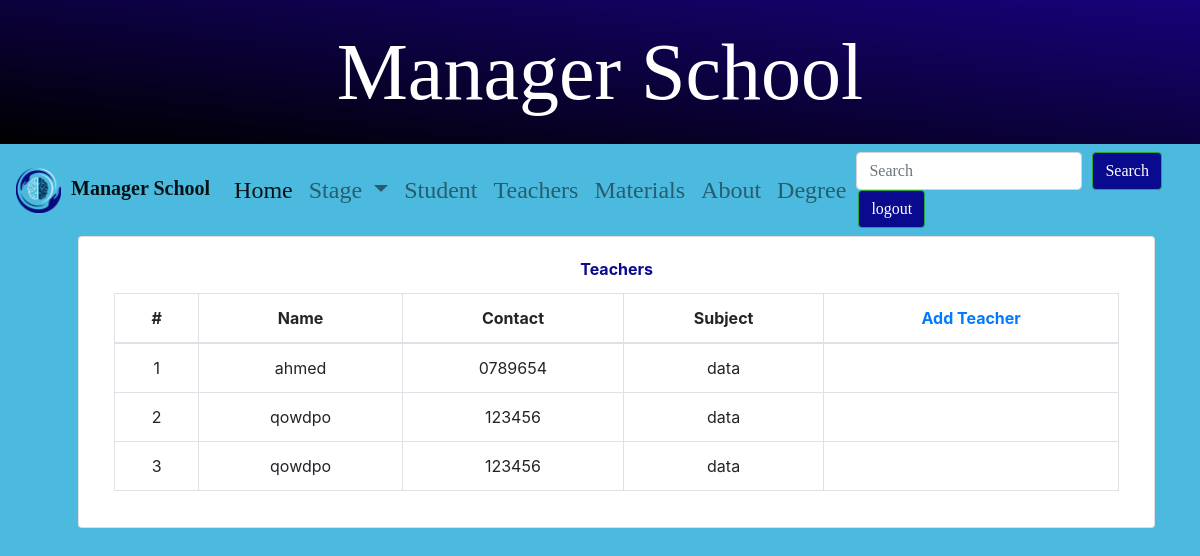
The app's page /index.php?page=teachers (signed in), older data.
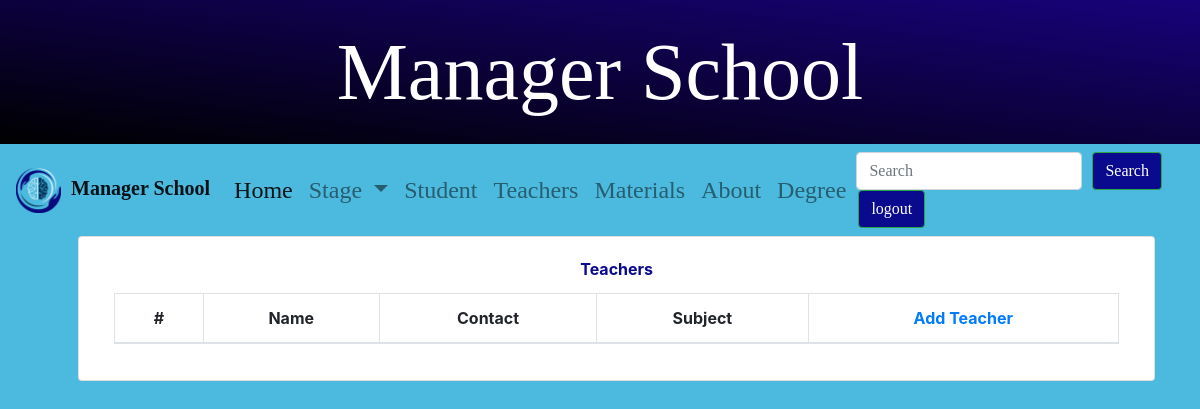
The same page, newer data.
### tables this page shows
CREATE TABLE `teachers` (
  `id` int(11) NOT NULL,
  `name` varchar(255) NOT NULL,
  `contact` varchar(255) NOT NULL,
  `subject_id` int(11) NOT NULL,
  `user_id` int(11) NOT NULL
);

CREATE TABLE `subjects` (
  `id` int(11) NOT NULL,
  `subject` varchar(255) NOT NULL,
  `stage_id` int(11) NOT NULL
);

### config/app.inc.php (called while the page is built, shortened)
<?php
class App{
    private $path;
    function __construct()
    {
        $this->path=getcwd();
    }
    function joinPath($path,$name){
        return $path.DIRECTORY_SEPARATOR.trim($name,DIRECTORY_SEPARATOR);
    }
    function getViewsPath(){
        return $this->joinPath($this->path,"views");
    }
    function getViewPath($view){
        return $this->getViewsPath().DIRECTORY_SEPARATOR.$view.".phtml";
    }
}
if(!isset($app)){
    $app = new App();
}

### db/connection.inc.php (called while the page is built, shortened)
<?php
class DB
{
    protected function connection()
    {
        require(getcwd() . "./config/config.inc.php");
        $db = mysqli_connect($config["db_host"], $config["db_username"], $config["db_password"], $config["db_name"], $config["db_port"]);
        return $db;
    }
    function query($query)
    {
        $connection = $this->connection();
        $query = mysqli_query($connection, $query);
        print_r(mysqli_error($connection));
        return  mysqli_fetch_all($query, MYSQLI_ASSOC);
    }
}

### db/teachers.inc.php (called while the page is built, shortened)
<?php
require_once(getcwd() . DIRECTORY_SEPARATOR . "db" . DIRECTORY_SEPARATOR . "connection.inc.php");
class Teachers extends DB
{
    function getTeachers(){
        return $this->query("select t.* ,s.subject from teachers t join subjects s on t.subject_id = s.id");
    }
}

### controllers/teachers.php (called while the page is built, shortened)
<?php
require(getcwd() . DIRECTORY_SEPARATOR . "db" . DIRECTORY_SEPARATOR . "teachers.inc.php");
$method = $_SERVER["REQUEST_METHOD"];
function get($data){
    $teachers = new Teachers;
    $GLOBALS['rows'] = $teachers->getTeachers();
}
switch ($method) {
    case "GET":
        get($_GET);
        break;
}

### views/teachers.phtml (the view, shortened to what this page needs)
<?php include($app->getComponentPath("header")); ?>
<section>
    <div class="container">
    <div class="card">
            <div class="card-body">
                <div class="card-title">Teachers</div>
                <div class="container">
                    <table class="table table-bordered">
                        <thead>
                            <tr>
                                <th>#</th>
                                <th>Name</th>
                                <th>Contact</th>
                                <th>Subject</th>
                                <th>
                                    <a href="?page=add_teacher">Add Teacher</a>
                                </th>
                            </tr>
                        </thead>
                        <tbody>
                            <?php
                            foreach ($rows as $k => $v) {
                                echo "<tr>";
                                echo "<td>" . intval($k + 1)  . "</td>";
                                echo "<td>" . $v['name']  . "</td>";
                                echo "<td>" . $v['contact']  . "</td>";
                                echo "<td>" . $v['subject']  . "</td>";
                                echo "<td></td>";
                                echo "</tr>";
                            }
                            ?>
                        </tbody>
                    </table>
                </div>
            </div>
        </div>
    </div>
</section>
</body>
</html>

### index.php (shortened to what this page needs)
<?php
require("./config/app.inc.php");
function isLogin()
{
    return isset($_SESSION) && isset($_SESSION['user_id']);
}
function hasRol($role)
{
    return isset($_SESSION) && isset($_SESSION['role']) && ($_SESSION['role']  == $role);
}
try {
    if (isset($_GET["page"])) {
        $page = $_GET["page"];
        $controller = $app->getControllerPath($page);
        $view = $app->getViewPath($page);
        if (file_exists($controller)) {
            include($controller);
        }
        if (file_exists($view)) {
            include($view);
        }
    } else {
        header("location: ?page=home");
    }
} catch (Exception $e) {
    switch($e->getCode()){
        case 401:
            header("location: ?page=login&code=401&username=" . $_POST['username']);
        break;
        case 403:
            header("location: ?page=login&code=403");
        break;
        default :
        throw $e;
    }
}

### components/header.inc.php (shortened to what this page needs)
<!doctype html>
<html lang="en">
<head>
  <link rel="stylesheet" href="./assets/css/bootstrap.min.css">
<link rel="stylesheet" href="./assets/css/mystyle.css">
<link rel="stylesheet" href="./assets/css/fontawesome.min.css">
</head>
<body>
  <header>
    <h1 class="header">
      Manager School
    </h1>
  </header>
  <?php include($app->getComponentPath("nav")); ?>

### components/nav.inc.php (shortened to what this page needs)
<nav class="navbar navbar-expand-lg navbar-light  navbar navbar-light" style="background-color: rgb(76, 186, 223);">
  <a class="navbar-brand" href="?page=home"><img src="assets/img/sha.png" style="width: 45px; height: 45px; margin-right: 10px;">Manager School</a>
  <div class="collapse navbar-collapse" id="navbarSupportedContent">
    <ul class="navbar-nav mr-auto">
      <li class="nav-item active">
        <a class="nav-link" href="?page=home">Home <span class="sr-only">(current)</span></a>
      </li>
      <li class="nav-item dropdown">
        <a class="nav-link dropdown-toggle" href="#" id="navbarDropdown" role="button" data-toggle="dropdown" aria-haspopup="true" aria-expanded="false">
          Stage
        </a>
      </li>
      <?= isLogin() && hasRol("admin")?'<li class="nav-item"><a class="nav-link" href="?page=students">Student</a></li>':''?>
      <?= isLogin() && hasRol("admin")?'<li class="nav-item"><a class="nav-link" href="?page=teachers">Teachers</a></li>':''?>
      <?= isLogin() && hasRol("admin")?'<li class="nav-item"><a class="nav-link" href="?page=materials">Materials</a></li>':''?>
      <li class="nav-item">
        <a class="nav-link" href="#">About</a>
      </li>
      <li class="nav-item">
        <a class="nav-link" href="#">Degree</a>
      </li>
    </ul>
    <form class="form-inline my-2 my-lg-0">
      <input class="form-control mr-sm-2" type="search" placeholder="Search" aria-label="Search">
      <button class="btn btn-outline-success my-2 my-sm-0" type="submit">Search</button>
      <?= isLogin()?'<a href="?page=logout" class="btn btn-outline-success my-2 my-sm-0" type="submit">logout</a>':''?>
    </form>
  </div>
</nav>

### assets/css/mystyle.css (style rules this page uses)
body { background-color: rgb(76, 186, 223); }
.header { background-image: linear-gradient(to bottom left, rgb(24, 2, 122), rgb(0, 0, 0)); color: white; text-align: center; font-size: 10vmin; margin-bottom: auto; padding: 2%; font-family: 'Shrikhand', cursive; position: relative; }
.navbar-brand { font-weight: bold; }
.navbar { font-family: 'Shrikhand', cursive; font-size: x-large; }
.my-2 ,.my-sm-0 { margin: 2px; }
.btn { background-color: rgb(10, 10, 143); color: white; }
.card { margin-left: 3%; text-align: center; }
.card-title { color:rgb(10, 10, 143); font-weight: bold; }
li { display: inline; }

Row changes from the older to the newer data that the page shows:
removed teachers: name "ahmed", contact "0789654", subject.subject "data"
removed teachers: name "qowdpo", contact "123456", subject.subject "data"
removed teachers: name "qowdpo", contact "123456", subject.subject "data"
